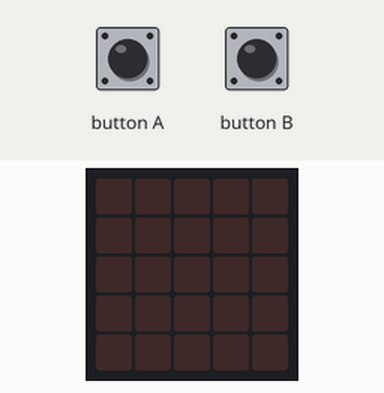
Recording of a program running on a simulated BBC micro:bit (MakeCode). On the bench: the board's 5×5 LED display. Inputs (shaded band) come from the test bench. Random numbers come from a fixed seed.

Above: at 1.2 s.
1.3 s: button A pressed for 0.15 s
At 2.6 s:
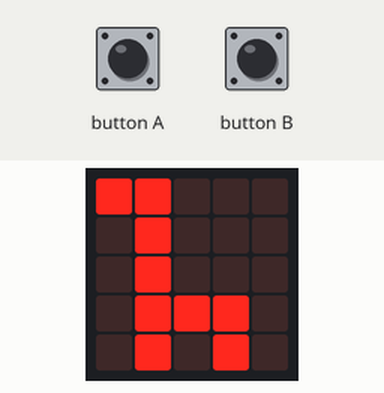
2.9 s: button B pressed for 0.15 s
At 3.8 s:
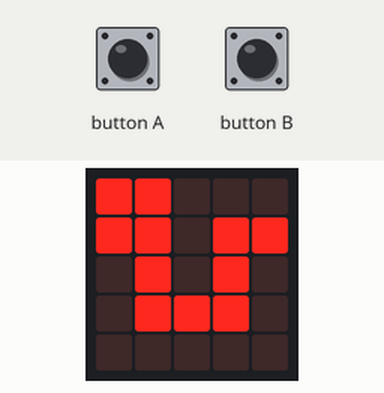
6.0 s: button A pressed for 0.15 s
At 7.3 s:
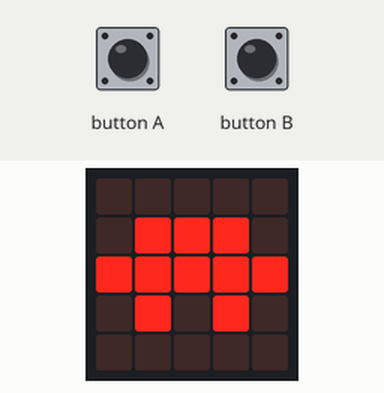
Timing chart, 0 to 9.0 s (numbered marks = the images above; inputs shaded):
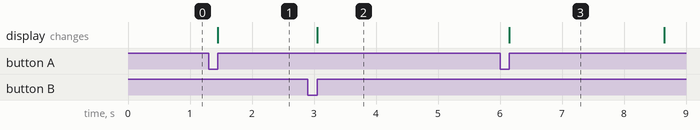

The program:

main.ts
```typescript
function apostaJogador () {
    if (animailJogador == 1) {
        basic.showIcon(IconNames.Giraffe)
    } else if (animailJogador == 2) {
        basic.showIcon(IconNames.Tortoise)
    } else if (animailJogador == 3) {
        basic.showIcon(IconNames.Snake)
    }
    if (animailJogador > 3) {
        animailJogador = 0
    }
}
function melhorde3 () {
    if (pontosJogador == 3) {
        basic.showLeds(`
            . # # # #
            . . . # .
            . . . # .
            . # . # .
            . # # # .
            `)
        basic.pause(1000)
        pontosJogador = 0
        pontosMaquina = 0
    } else if (pontosMaquina == 3) {
        basic.showLeds(`
            # . . . #
            # # . # #
            # . # . #
            # . . . #
            # . . . #
            `)
        basic.pause(1000)
        pontosMaquina = 0
        pontosJogador = 0
    }
}
function apostaMaquina () {
    animalMaquina = randint(1, 3)
    while (animalMaquina == animailJogador) {
        animalMaquina = randint(1, 3)
    }
    if (animalMaquina == 1) {
        basic.showIcon(IconNames.Giraffe)
    } else if (animalMaquina == 2) {
        basic.showIcon(IconNames.Tortoise)
    } else if (animalMaquina == 3) {
        basic.showIcon(IconNames.Snake)
    }
}
input.onButtonPressed(Button.A, function () {
    animailJogador = animailJogador + 1
    apostaJogador()
})
function resultadoAposta () {
    aposta = randint(1, 3)
    if (aposta == 1) {
        basic.showIcon(IconNames.Giraffe)
    } else if (aposta == 2) {
        basic.showIcon(IconNames.Tortoise)
    } else if (aposta == 3) {
        basic.showIcon(IconNames.Snake)
    }
}
input.onButtonPressed(Button.B, function () {
    if (animailJogador >= 1) {
        apostaMaquina()
        basic.pause(5000)
        resultadoAposta()
        vencedor()
        basic.pause(1000)
        animailJogador = 0
        melhorde3()
    }
})
function vencedor () {
    if (aposta == animailJogador) {
        basic.showLeds(`
            . # # # #
            . . . # .
            . . . # .
            . # . # .
            . # # # .
            `)
        basic.pause(2000)
        pontosJogador = pontosJogador + 1
        basic.showNumber(pontosJogador)
    } else if (aposta == animalMaquina) {
        basic.showLeds(`
            # . . . #
            # # . # #
            # . # . #
            # . . . #
            # . . . #
            `)
        basic.pause(2000)
        pontosMaquina = pontosMaquina + 1
        basic.showNumber(pontosMaquina)
    } else {
        basic.showLeds(`
            # . . . #
            . # . # .
            . . # . .
            . # . # .
            # . . . #
            `)
    }
}
let pontosMaquina = 0
let pontosJogador = 0
let aposta = 0
let animalMaquina = 0
let animailJogador = 0
animailJogador = 0
animalMaquina = 0
aposta = 0
pontosJogador = 0
pontosMaquina = 0
```

test.ts
```typescript
// testes vão aqui; isto não será compilado quando este pacote for usado como uma extensão.
```

Measured:
- after the input at 1.3 s, the display: changes after 0.15 s (image 1)
- after the input at 2.9 s, the display: changes after 0.15 s (image 2)
